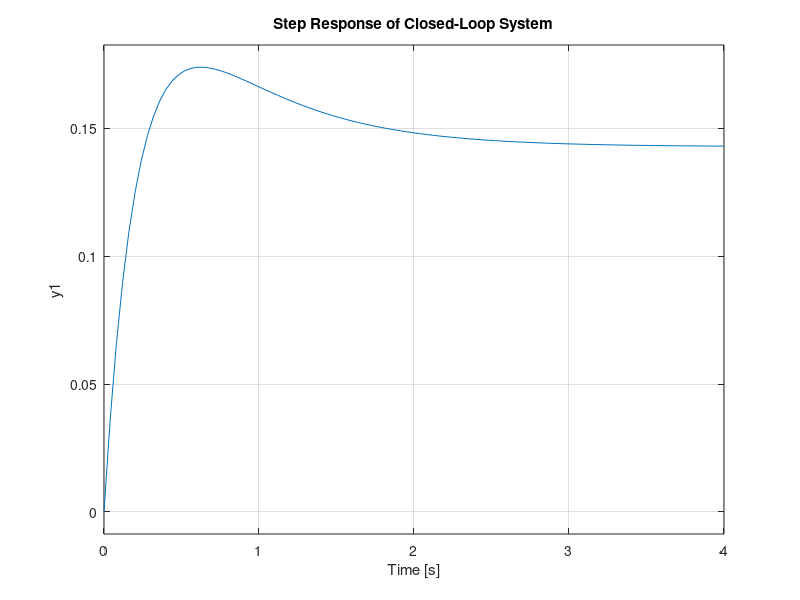
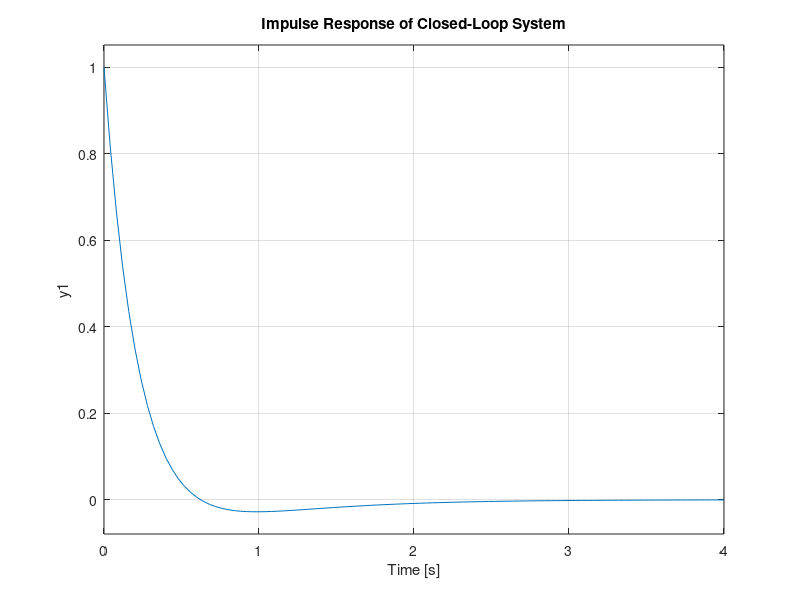
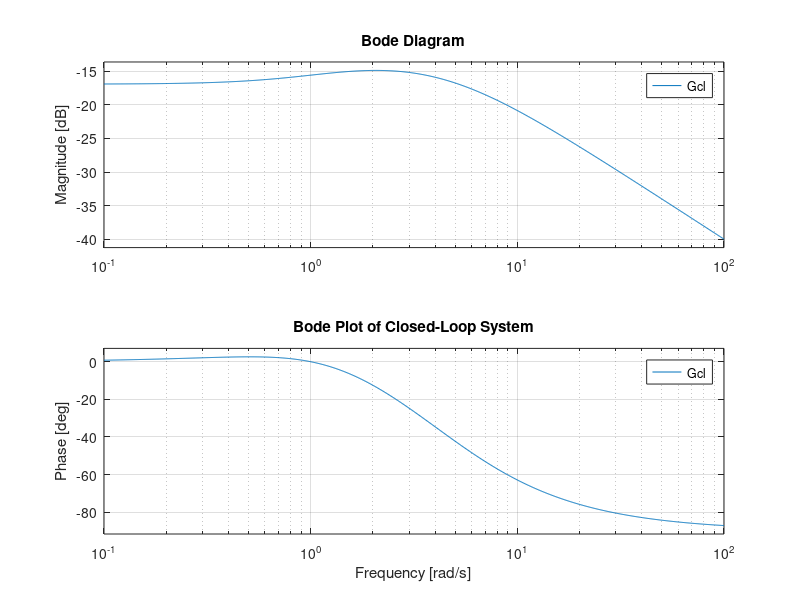
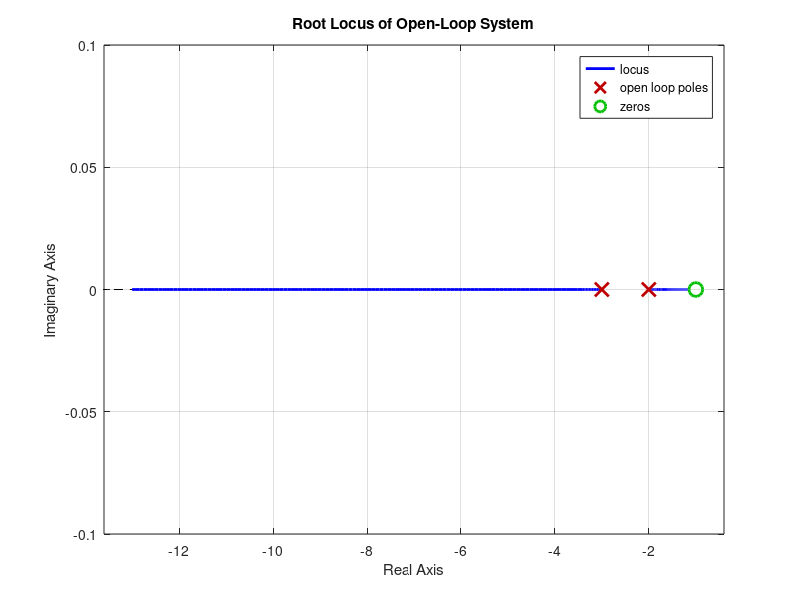

MATLAB code to generate these figures, in order:
%% c2_2_Transfer_Function_Example.m
%% 传递函数举例

clear all;
close all;
clc;

% define Transfer Function 定义传递函数
% 定义传递函数的方法1
s=tf('s');
G_s=(s+1)/(s+3); % 用方法1 定义系统传递函数

% 定义传递函数的方法2
C_s =  tf([1],[1 2]); % 用方法2 定义系统传递函数
% 等价于 C_s = 1/(s+2);

% 使用feedback语句定义反馈闭环传递函数
Gcl = feedback(C_s*G_s,1);

%% 拓展
% 单位阶跃响应图
figure;
step(Gcl);
title('Step Response of Closed-Loop System');

% 单位冲激响应图
figure;
impulse(Gcl);
title('Impulse Response of Closed-Loop System')

% 伯德图
figure;
bode(Gcl)
grid on
title('Bode Plot of Closed-Loop System')

% 根轨迹图
figure;
rlocus(C_s*G_s)
title('Root Locus of Open-Loop System')

